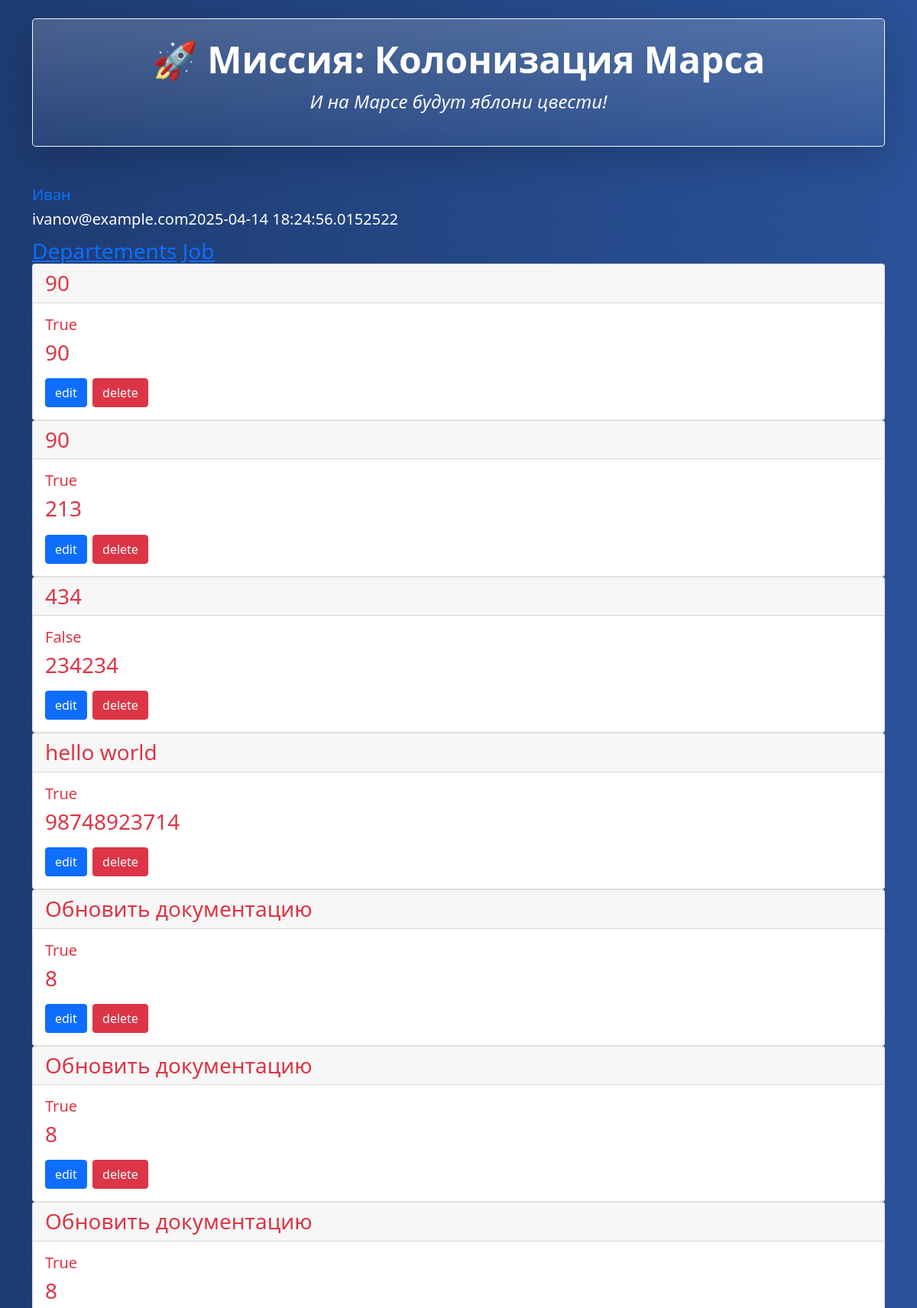
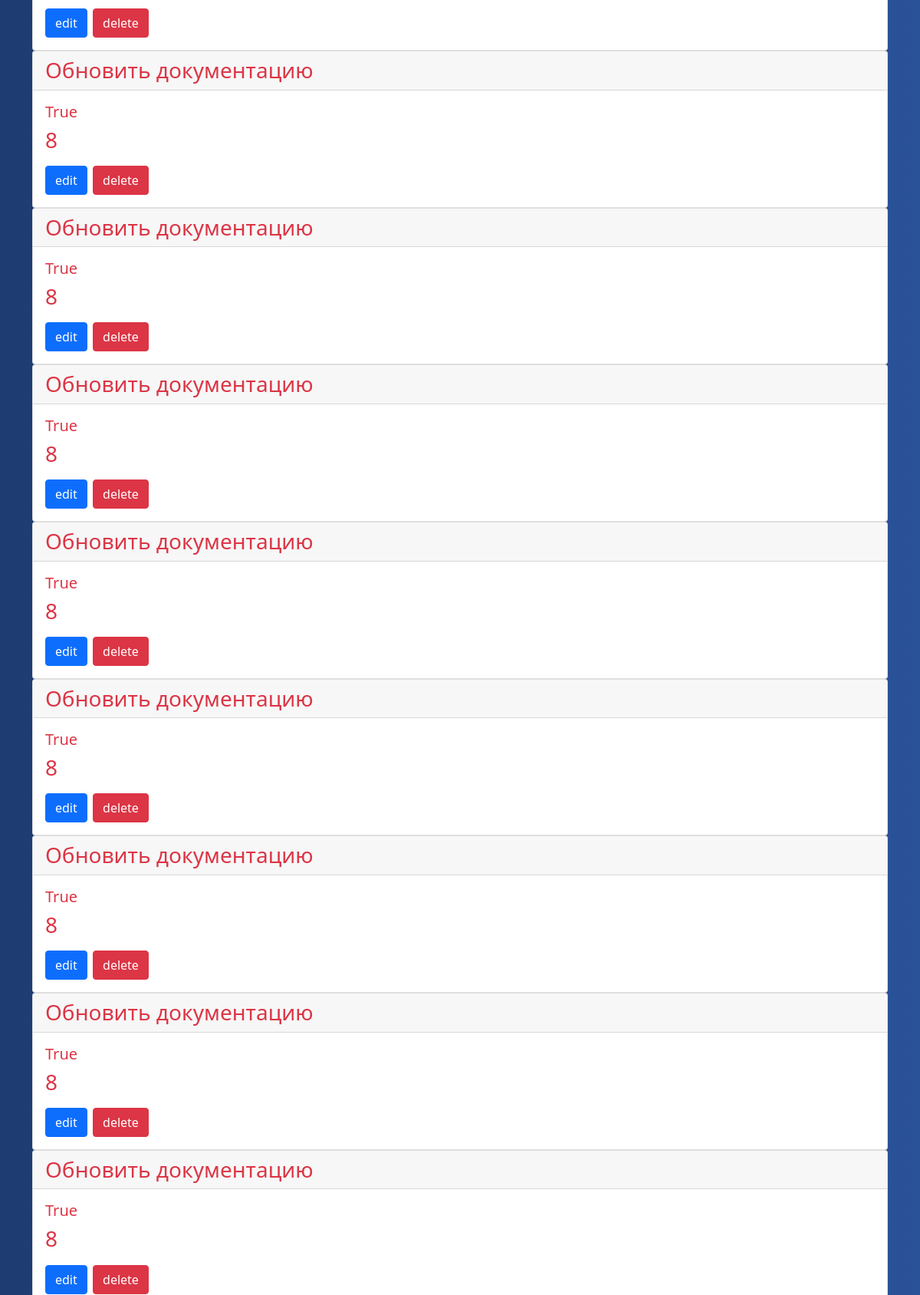
The page / (signed in, upper part) on the database its author committed (2 pictures, top to bottom).
### data/marsone.py (models this page shows)
class User(SqlAlchemyBase, UserMixin, SerializerMixin):
    __tablename__ = 'users'
    id = sqlalchemy.Column(
        sqlalchemy.Integer, primary_key=True, autoincrement=True)
    surname = sqlalchemy.Column(sqlalchemy.String(50), nullable=True)
    name = sqlalchemy.Column(sqlalchemy.String(50), nullable=True)
    age = sqlalchemy.Column(sqlalchemy.Integer)
    position = sqlalchemy.Column(sqlalchemy.String(100))
    speciality = sqlalchemy.Column(sqlalchemy.String(100))
    address = sqlalchemy.Column(sqlalchemy.String(200))
    email = sqlalchemy.Column(sqlalchemy.String(
        120), index=True, unique=True, nullable=True)
    hashed_password = sqlalchemy.Column(sqlalchemy.String(128), nullable=True)
    modified_date = sqlalchemy.Column(
        sqlalchemy.DateTime,
        default=datetime.datetime.now,
        onupdate=datetime.datetime.now
    )
    jobs = orm.relationship("Jobs", back_populates="user")
    department = orm.relationship('Department', back_populates='user')

class Jobs(SqlAlchemyBase, SerializerMixin):
    __tablename__ = 'jobs'
    id = sqlalchemy.Column(sa.Integer, primary_key=True, autoincrement=True)
    team_leader = sa.Column(
        sqlalchemy.Integer,
        sqlalchemy.ForeignKey('users.id'),
        nullable=False)
    job = sqlalchemy.Column(sqlalchemy.String(200))
    work_size = sqlalchemy.Column(sqlalchemy.Integer)
    collaborators = sqlalchemy.Column(sqlalchemy.JSON)
    start_date = sqlalchemy.Column(
        sqlalchemy.DateTime,
        default=datetime.datetime.now
    )
    end_date = sqlalchemy.Column(sqlalchemy.DateTime)
    is_finished = sqlalchemy.Column(
        sqlalchemy.Boolean,
        default=False
    )
    user = orm.relationship("User", back_populates="jobs")

### app.py (the view)
@app.route('/')
def home():
    ses = create_session()
    if current_user.is_authenticated:
        jobs = ses.query(Jobs).all()
        return render_template('home.html', jobs=jobs, current_user=current_user)
    else:
        return redirect('/login')

### app.py (called while the page is built)
@login_manager.user_loader
def load_user(user_id):
    session = create_session()
    return session.query(User).get(user_id)

### data/db_session.py (called while the page is built)
def create_session() -> Session:
    global __factory
    return __factory()

### templates/home.html (shortened to what this page needs)
{% extends 'base.html' %}
{% block content %}
<div>
    {% if current_user.is_authenticated %}
    <a class="navbar-brand" href="/logout">{{ current_user.name }}</a>
    <h3 class='navbar-brand'>{{ current_user.email }}<h3>
    {% else %}
      <p>
          <a class="btn btn-primary " href="/register">Зарегистрироваться</a>
          <a class="btn btn-success" href="/login">Войти</a>
      </p>
{% endif %}
  <div>
    <a href='/departments', class'btn btn-success'>Departements</a>
    <a href='' clas='btn btn-success'>Job</a>
    </div>
  {% for elem in jobs %}
      <div class="card text-danger">
      <div class="card-header">
         {{ elem.job }}
      </div>
      <div class="card-body">
        <h5 class="card-title">{{ elem.is_finished }}</h5>
        <p class="card-text">{{ elem.work_size }}</p>
        <a href="ed/{{ elem.id }}" class="btn btn-primary">edit</a>
        <a href="del/{{ elem.id }}" class="btn btn-danger">delete</a>
      </div>
    </div>
  {% endfor %}
</div>
{% endblock %}

### templates/base.html (shortened to what this page needs)
<!DOCTYPE html>
<html lang="en">
<head>
    <link rel="stylesheet"
          href="https://cdn.jsdelivr.net/npm/bootstrap@5.0.0-beta1/dist/css/bootstrap.min.css"
>
    <link rel="stylesheet" type="text/css" href="{{ url_for('static', filename='css/base.css') }}" />
</head>
<body class="bg-dark text-white">
    <div class="container py-4">
        <header class="text-center mb-5">
            <div class="p-4 rounded-3 shadow-lg bg-gradient bg-opacity-25 border border-light">
                <h1 class="display-5 fw-bold">🚀 Миссия: Колонизация Марса</h1>
                <p class="fs-4 fst-italic text-light">И на Марсе будут яблони цвести!</p>
            </div>
        </header>
        <main>
            {% block content %}{% endblock %}
        </main>
    </div>
</body>
</html>

### static/css/base.css (style rules this page uses)
body { background: linear-gradient(to right, #1e3c72, #2a5298); }
header .rounded-3 { background-color: rgba(255, 255, 255, 0.05) !important; backdrop-filter: blur(8px); }

### rows shown on the page
User: name "Иван", email "ivanov@example.com2025-04-14 18:24:56.0152522"
Jobs: job "90", is_finished "True", work_size "90"
Jobs: job "90", is_finished "True", work_size "213"
Jobs: job "434", is_finished "False", work_size "234234"
Jobs: job "hello world", is_finished "True", work_size "98748923714"
Jobs: job "Обновить документацию", is_finished "True", work_size "8"
Jobs: job "Обновить документацию", is_finished "True", work_size "8"
Jobs: job "Обновить документацию", is_finished "True", work_size "8"
Jobs: job "Обновить документацию", is_finished "True", work_size "8"
Jobs: job "Обновить документацию", is_finished "True", work_size "8"
Jobs: job "Обновить документацию", is_finished "True", work_size "8"
Jobs: job "Обновить документацию", is_finished "True", work_size "8"
Jobs: job "Обновить документацию", is_finished "True", work_size "8"
Jobs: job "Обновить документацию", is_finished "True", work_size "8"
Jobs: job "Обновить документацию", is_finished "True", work_size "8"
Jobs: job "Обновить документацию", is_finished "True", work_size "8"
